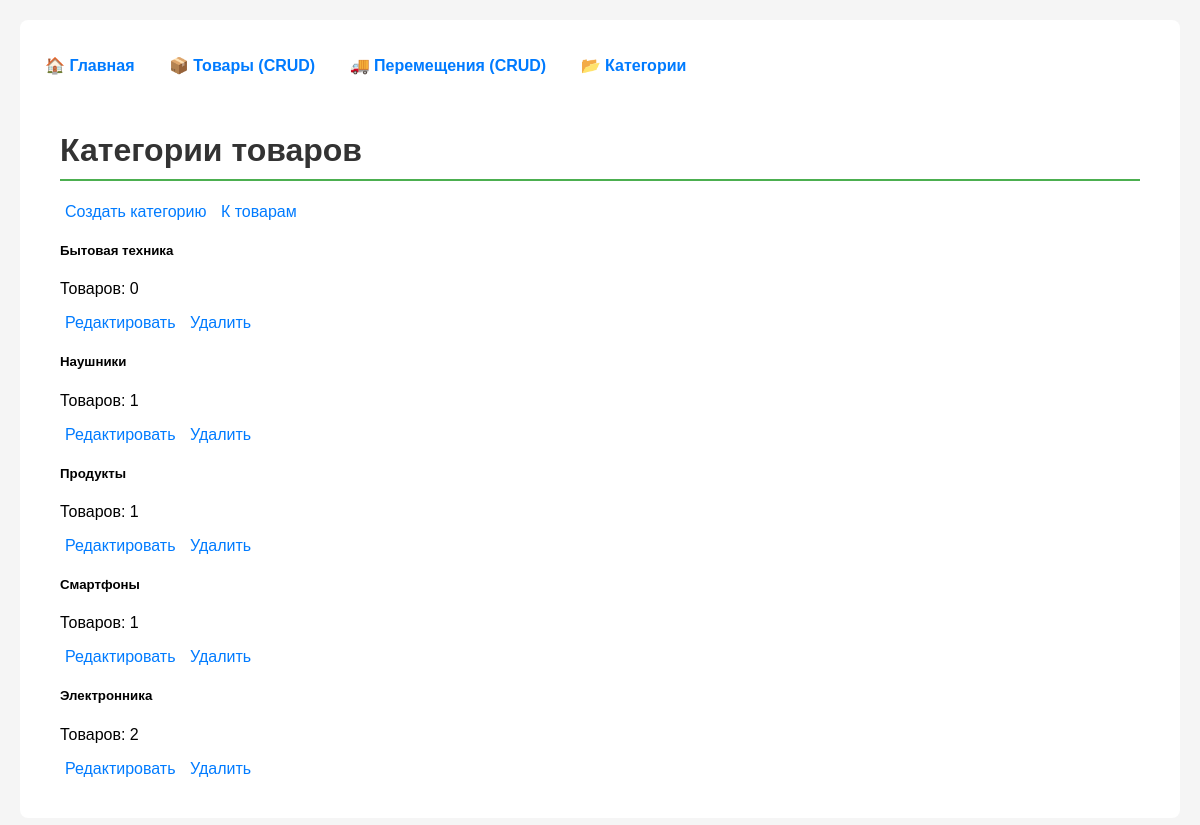
Page /categories/ on the committed database.
### firstapp_var_6/models.py (models this page shows, shortened)
class Category(models.Model):
    name = models.CharField(max_length=100, verbose_name='Название категории')
    class Meta:
        ordering = ['name']

### firstapp_var_6/views.py (the view)
# urls.py: path('categories/', views.category_list, name='category_list'),
def category_list(request):
    categories = Category.objects.all()
    return render(request, 'category_list.html', {
        'categories': categories,
        'page_title': 'Категории товаров'
    })

### templates/category_list.html
{% extends 'base.html' %}
{% block content %}
<div class="container mt-4">
    <h1>Категории товаров</h1>
    <div class="mb-3">
        <a href="{% url 'firstapp_var_6:category_create' %}" class="btn btn-primary">Создать категорию</a>
        <a href="{% url 'firstapp_var_6:product_list' %}" class="btn btn-secondary">К товарам</a>
    </div>
    <div class="row">
        {% for category in categories %}
        <div class="col-md-4 mb-3">
            <div class="card">
                <div class="card-body">
                    <h5 class="card-title">{{ category.name }}</h5>
                    <p class="text-muted">Товаров: {{ category.productcategory_set.count }}</p>
                    <div class="btn-group">
                        <a href="{% url 'firstapp_var_6:category_update' category.pk %}"
                           class="btn btn-warning btn-sm">Редактировать</a>
                        <a href="{% url 'firstapp_var_6:category_delete' category.pk %}"
                           class="btn btn-danger btn-sm">Удалить</a>
                    </div>
                </div>
            </div>
        </div>
        {% empty %}
        <div class="col-12">
            <div class="alert alert-info">Категории еще не созданы</div>
        </div>
        {% endfor %}
    </div>
</div>
{% endblock %}

### templates/base.html (style rules this page uses)
body { font-family: Arial, sans-serif; margin: 20px; background: #f5f5f5; }
.container { max-width: 1200px; margin: 0 auto; background: white; padding: 20px; border-radius: 8px; }
a { text-decoration: none; color: #007bff; margin: 5px; }
h1 { color: #333; border-bottom: 2px solid #4CAF50; padding-bottom: 10px; }

### rows in the picture
Category: name "Бытовая техника", productcategory_set.count "0"
Category: name "Наушники", productcategory_set.count "1"
Category: name "Продукты", productcategory_set.count "1"
Category: name "Смартфоны", productcategory_set.count "1"
Category: name "Электронника", productcategory_set.count "2"
